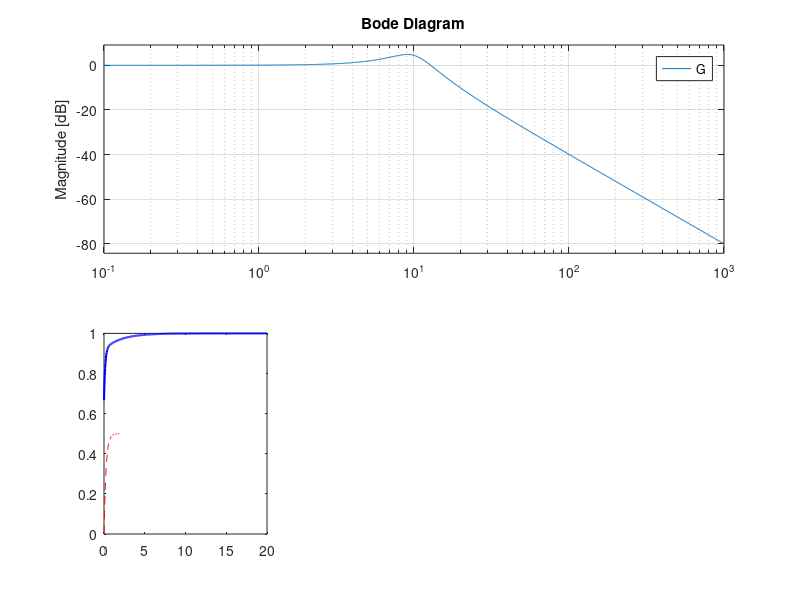

MATLAB code to generate this figure: (Note: this script raises an error after producing the figure.)
% ============================================================
% Module 07: Control Systems & Simulink Concepts
% demo_control.m
% ============================================================
% Simulink is MATLAB-only. This module implements equivalent
% block diagram systems using Octave's control package and
% ODE solvers — no license needed.
%
% Covers: transfer functions, step response, Bode plot,
%         closed-loop systems, PID controller.
% ============================================================

clear; clc; close all;
pkg load control;   % Octave: sudo octave --eval "pkg install -forge control"

%% ============================================================
%  BLOCK 1: Transfer Function & Step Response
%  Equivalent to: Simulink > Continuous > Transfer Fcn block
% ============================================================

fprintf('=== Block 1: Transfer Function ===\n');

% Second-order system: G(s) = wn^2 / (s^2 + 2*zeta*wn*s + wn^2)
wn   = 10;      % natural frequency [rad/s]
zeta = 0.3;     % damping ratio (underdamped)

num = [wn^2];
den = [1, 2*zeta*wn, wn^2];

G = tf(num, den);
fprintf('Transfer function G(s):\n'); disp(G);

% Step response
figure('Position', [100 100 1100 800]);

subplot(2,3,1);
step(G);
title(sprintf('Step Response (\\zeta=%.1f, \\omega_n=%d rad/s)', zeta, wn));
grid on;

% Compare different damping ratios
subplot(2,3,2);
hold on;
zeta_vals = [0.1 0.3 0.5 0.7 1.0 1.5];
colors = lines(length(zeta_vals));
for i = 1:length(zeta_vals)
  z = zeta_vals(i);
  G_i = tf(wn^2, [1, 2*z*wn, wn^2]);
  [y, t] = step(G_i);
  plot(t, y, 'Color', colors(i,:), 'DisplayName', sprintf('\\zeta=%.1f', z));
end
legend('Location', 'best'); grid on;
xlabel('Time (s)'); ylabel('Amplitude');
title('Step Response vs Damping Ratio');

%% ============================================================
%  BLOCK 2: Bode Plot
%  Equivalent to: Simulink > Analysis > Bode Plot
% ============================================================

subplot(2,3,3);
bode(G);
title('Bode Plot of G(s)');
grid on;

%% ============================================================
%  BLOCK 3: Closed-Loop with PID Controller
%  Equivalent to: Simulink feedback loop with PID block
%
%    r(t) --> [PID] --> [Plant G(s)] --> y(t)
%                ^                         |
%                |_________________________|
% ============================================================

fprintf('\n=== Block 3: PID Closed-Loop System ===\n');

% Plant: simple first-order system
K_plant = 1;
tau     = 0.5;
Plant   = tf(K_plant, [tau, 1]);

% PID gains
Kp = 10;
Ki = 5;
Kd = 1;

% PID transfer function: C(s) = Kp + Ki/s + Kd*s
%                              = (Kd*s^2 + Kp*s + Ki) / s
C_pid = tf([Kd Kp Ki], [1 0]);

% Open-loop and closed-loop
L         = series(C_pid, Plant);       % open-loop
G_cl      = feedback(L, 1);             % closed-loop (unity feedback)
G_ol_only = feedback(Plant, 1);         % plant alone (no controller)

subplot(2,3,4);
[y_cl, t_cl]     = step(G_cl);
[y_ol, t_ol]     = step(G_ol_only);
plot(t_ol, y_ol, 'r--', 'DisplayName', 'No Controller');
hold on;
plot(t_cl, y_cl, 'b', 'DisplayName', 'PID Controlled', 'LineWidth', 1.5);
yline(1, 'k:', 'Setpoint');
xlabel('Time (s)'); ylabel('Amplitude');
title(sprintf('PID Control (Kp=%d, Ki=%d, Kd=%d)', Kp, Ki, Kd));
legend; grid on;

%% ============================================================
%  BLOCK 4: ODE Solver (equivalent to Simulink Solver)
%  Manual simulation of: m*x'' + b*x' + k*x = F(t)
%  (mass-spring-damper, same as second-order LTI above)
% ============================================================

fprintf('\n=== Block 4: ODE Solver (mass-spring-damper) ===\n');

m = 1;      % mass [kg]
b = 2;      % damping [N*s/m]
k = 100;    % spring constant [N/m]
F = 1;      % step force [N]

% State space: [x; x'] -> A*[x;x'] + B*u
% x'' = (F - b*x' - k*x) / m
ode_func = @(t, y) [y(2); (F - b*y(2) - k*y(1)) / m];

t_span = [0 3];
y0     = [0; 0];    % initial conditions: x=0, x'=0

[t_ode, Y] = ode45(ode_func, t_span, y0);

subplot(2,3,5);
plot(t_ode, Y(:,1), 'b', 'LineWidth', 1.5, 'DisplayName', 'Position x(t)');
hold on;
plot(t_ode, Y(:,2), 'r--', 'DisplayName', 'Velocity x''(t)');
xlabel('Time (s)'); ylabel('State');
title('ODE45: Mass-Spring-Damper Step Response');
legend; grid on;

%% ============================================================
%  BLOCK 5: Root Locus
% ============================================================

subplot(2,3,6);
rlocus(Plant);
title('Root Locus of Plant');
grid on;

sgtitle('Module 07 — Control Systems & Simulink Concepts (Octave)');

%% Summary
fprintf('\n--- Simulink Block Equivalents Used ---\n');
fprintf('Transfer Fcn block   ->  tf(), step(), bode()\n');
fprintf('PID Controller block ->  tf([Kd Kp Ki],[1 0])\n');
fprintf('Feedback block       ->  feedback(L, 1)\n');
fprintf('Simulink ODE Solver  ->  ode45()\n');
fprintf('Root Locus block     ->  rlocus()\n');
